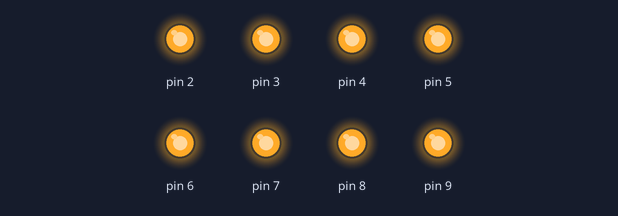
The sketch below on a simulated Arduino Uno, built with avr-gcc and run on an emulated ATmega328P. On the bench: output pins drawn as LEDs (lit = HIGH).

Above: at 0.5 s.
At 3.5 s:
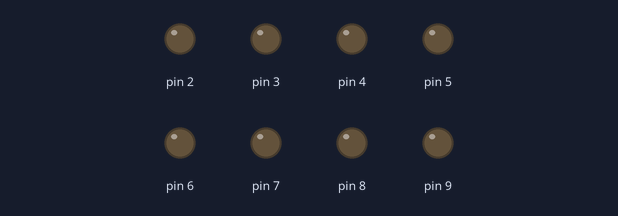
Timing chart, 0 to 4.6 s (numbered marks = the images above):
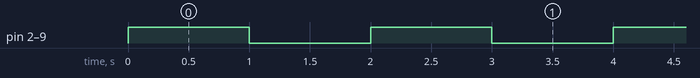

Measured:
- by itself, pin 2–9: alternates HIGH for 1.0 s and LOW for 1.0 s

The sketch:

FIOT_PR3.ino
```cpp
const int L1 = 2, L2 = 3, L3 = 4, L4 = 5, L5 = 6, L6 = 7, L7 = 8, L8 = 9; // LED pins

void setup()
{
  // LED pins --> output
  for (int pin = L1; pin <= L8; pin++)
  {
    pinMode(pin, OUTPUT);
  }
}

void loop()
{
  // battiyo ko ON karna
  for (int pin = L1; pin <= L8; pin++)
  {
    digitalWrite(pin, HIGH);
  }
  delay(1000); // ek second ka delay

  // battiyo ko OFF karna
  for (int pin = L1; pin <= L8; pin++)
  {
    digitalWrite(pin, LOW);
  }
  delay(1000); // ek second ka delay
}
```
